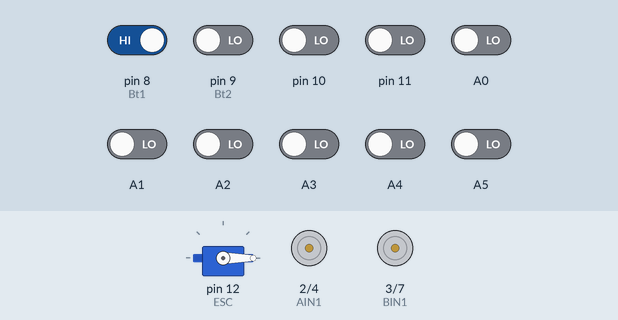
Simulated run of this sketch. Board: Arduino Nano, built with avr-gcc and run on an emulated ATmega328P. On the bench: servo, motor-driver pin pairs drawn as motors (green arrow = first pin HIGH = forward, orange = second pin HIGH = backward, longer = more drive, scaled by the enable pin). The test bench sets the inputs (shaded band); at power-on: pin 8 (Bt1) HIGH, A0–5, pin 9 (Bt2), pin 10, pin 11 LOW.

Above: at 1.7 s.
1.8 s: pin 8 (Bt1) driven LOW
At 3.1 s:
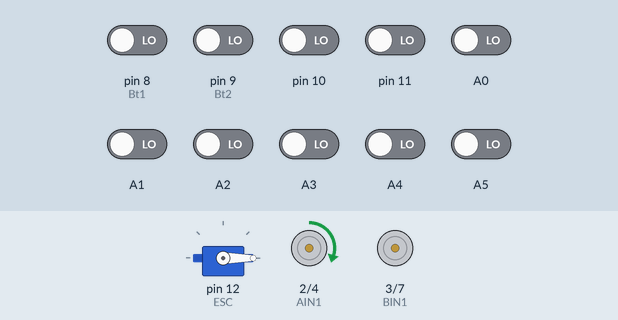
3.7 s: pin 10 driven HIGH
5.2 s: A4 driven HIGH
At 5.6 s:
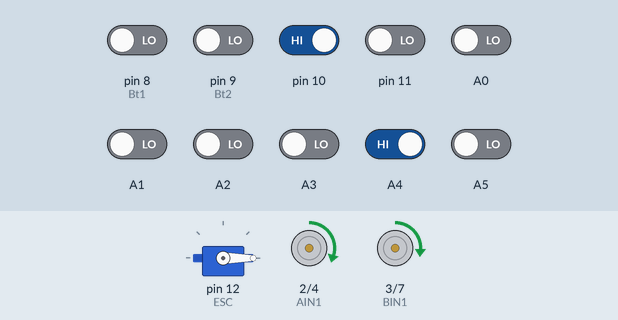
6.7 s: A1 driven HIGH
8.2 s: A3 driven HIGH
At 9.1 s:
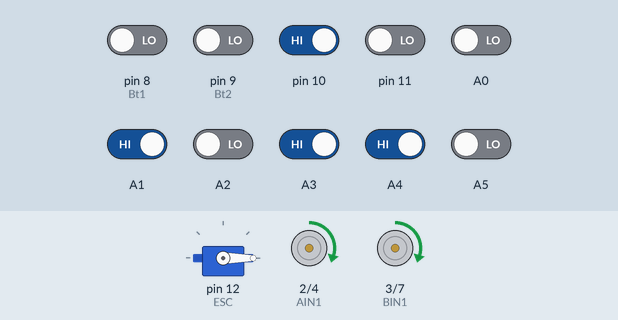
9.7 s: A0 driven HIGH
At 10.2 s:
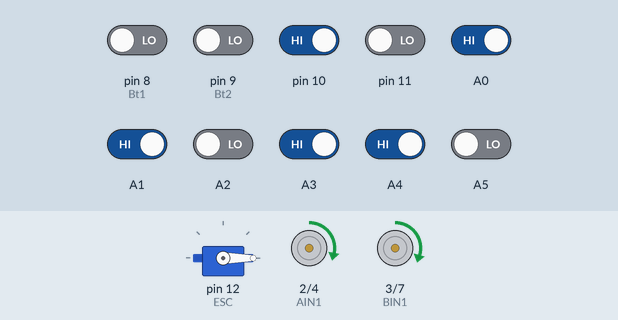
Timing chart, 0 to 12.2 s (numbered marks = the images above; inputs shaded):
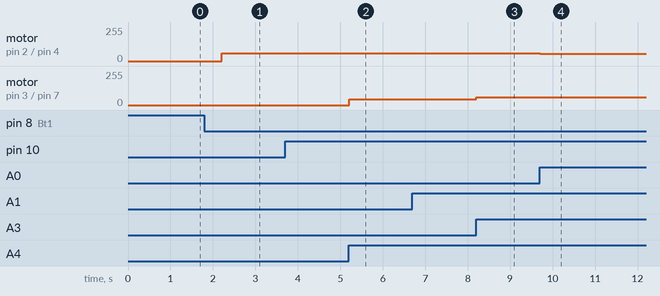

The sketch:

linetracking.ino
```cpp
#include <QTRSensors.h>
#include <Servo.h>
//////////////// TUNNING //////////////////
#define KP 0.1   ///// 0.1
#define KD 0.6   ///// 0.5
///////////////////////////////////////////

////////// DEFAULT MOTOR SPEED ////////////
#define M1_minumum_speed 45 //60
#define M2_minumum_speed 45 // 60
#define M1_maksimum_speed 60 //70
#define M2_maksimum_speed 60 //70
///////////////////////////////////////////

////////// Soft MOTOR SPEED ////////////
#define M1_minumumSoft_speed 100       //50
#define M2_minumumSoft_speed 100      //505
#define M1_maksimumSoft_speed 120      //90
#define M2_maksimumSoft_speed 120      //90
///////////////////////////////////////////

////////// Grind1 MOTOR SPEED  //////////
#define FCROSS_1_M1_minumum_speed 25
#define FCROSS_1_M2_minumum_speed 25
#define FCROSS_1_M1_maksimum_speed  35
#define FCROSS_1_M2_maksimum_speed  35
//////////////////////////////////////////3

////////// Grind2 MOTOR SPEED  //////////
#define FCROSS_2_M1_minumum_speed 75
#define FCROSS_2_M2_minumum_speed 75
#define FCROSS_2_M1_maksimum_speed 150
#define FCROSS_2_M2_maksimum_speed 150
///////////////////////////////////////////

////////// Grind3 MOTOR SPEED  //////////
#define FCROSS_3_M1_minumum_speed 60
#define FCROSS_3_M2_minumum_speed 60
#define FCROSS_3_M1_maksimum_speed 120
#define FCROSS_3_M2_maksimum_speed 120
///////////////////////////////////////////


////////// STOP_MOTOR SPEED  //////////
#define STOP_1_M1_minumum_speed 0
#define STOP_1_M2_minumum_speed 0
#define STOP_1_M1_maksimum_speed  0
#define STOP_1_M2_maksimum_speed  0
//////////////////////////////////////////

////////////////// SENSORS ////////////////
#define NUM_SENSORS 8
#define TIMEOUT 2500
#define EMITTER_PIN A7
#define DEBUG 0
///////////////////////////////////////////

Servo ESC;
//////Button////////////
int Bt1 = 8;
int Bt2 = 9;

int LED_1 = 13;


int V1;
int V2;
int Ls1;
int Ls2;
bool StateRun;
////////////////// MOTOR //////////////////
///RIGHT
int PWMA = 5;
int AIN1 = 2;
int AIN2 = 4;

//LEFT
int PWMB = 6;
int BIN1 = 3;
int BIN2 = 7;


///////////////ตัวแปล FCROSS เพื่อปรับความเร็ว//////////////////
int FCROSS = 0;
////////////////// MOTOR_Speed_Change //////////////////
int M1_MIN;
int M2_MIN;
int M1_MAX;
int M2_MAX;
///////////// INITIAL VALUES (ค่าเมื่อเจอเส้นกริด) //////////////
int S0_DT = 1400;
int S1_DT = 1400;
int S6_DT = 1400;
int S7_DT = 1400;
///////////////////////////////////////////
int S2_DT = 1400;
int S3_DT = 1400;
int S4_DT = 1400;
int S5_DT = 1400;
////////////////////////////////////////////

///////////////////////////////////////////

QTRSensorsRC qtrrc((unsigned char[]) {
  11, 10, A0, A1, A2, A3, A4, A5
} , NUM_SENSORS, TIMEOUT, EMITTER_PIN);
unsigned int sensorValues[NUM_SENSORS];

void setup()
{
  Serial.begin(9600);
  ESC.attach(12, 1000, 2000);
  ESC.write(0);
  delay(500);
  auto_calibration();           // ใช้ค่าจูนอัตโนมัติ
  //  manual_calibration();       // ใช้ค่าจูนด้วยตนเอง


  pinMode(PWMA, OUTPUT);
  pinMode(AIN1, OUTPUT);
  pinMode(AIN2, OUTPUT);
  pinMode(PWMB, OUTPUT);
  pinMode(BIN1, OUTPUT);
  pinMode(BIN2, OUTPUT);

  pinMode(Bt1, INPUT);
  pinMode(Bt2, INPUT);
}

int lastError = 0;
int last_proportional = 0;
int integral = 0;

void loop() {
  unsigned int sensors[8];
  float position = qtrrc.readLine(sensors);
  qtrrc.read(sensorValues);

  V1 = digitalRead(Bt1);
  V2 = digitalRead(Bt2);

  int error = position - 3500;

  float motorSpeed = KP * error + KD * (error - lastError);
  lastError = error;

  ////////Grid_Sensor///////////    PIN
  int ss0 = sensorValues[0];      // 0
  int ss1 = sensorValues[1];      // 1
  int ss2 = sensorValues[2];      // A2
  int ss3 = sensorValues[3];      // A1
  int ss4 = sensorValues[4];      // 2
  int ss5 = sensorValues[5];      // 4
  int ss6 = sensorValues[6];      // A5
  int ss7 = sensorValues[7];      // A4

  int leftMotorSpeed = M1_MIN + motorSpeed;
  int rightMotorSpeed = M2_MIN - motorSpeed;

  if (leftMotorSpeed > M1_MAX ) leftMotorSpeed = M1_MAX;
  if (rightMotorSpeed > M2_MAX ) rightMotorSpeed = M2_MAX;
  if (leftMotorSpeed < 0) leftMotorSpeed = 0;
  if (rightMotorSpeed < 0) rightMotorSpeed = 0;

  if (V1 == 0 && Ls1 == 1 && StateRun == 0 ) {
    delay(400);
    StateRun = 1;
  }
  if (StateRun == 1) {
    motor_left_speed( leftMotorSpeed);
    motor_right_speed(rightMotorSpeed);
  } else {
    motor_left_speed(0);
    motor_right_speed(0);
  }

  //  Serial.println(FCROSS);
  //////////////////////////// เช็คเส้นกริด //////////////////////////////////
  if (ss0 > S0_DT && ss1 > S1_DT && ss6 > S6_DT && ss7 > S7_DT) {
    if (FCROSS == 0) {
      FCROSS = 1;
    }
  } else if (ss0 < S0_DT && ss1 < S1_DT && ss6 > S6_DT && ss7 > S7_DT && FCROSS == 1) {
    Forwerd();
    delay(100);
    FCROSS = 2;
  } else if (ss0 < S0_DT && ss1 < S1_DT && ss6 > S6_DT && ss7 > S7_DT && FCROSS == 2) {
    FCROSS = 3;
  } else if (ss0 < S0_DT && ss1 < S1_DT && ss2 < S2_DT && ss5 < S5_DT && ss6 < S6_DT && ss7 < S7_DT && ss3 < S3_DT && ss4 < S4_DT && FCROSS == 3) {
    FCROSS = 4;
  } else if (ss0 < S0_DT && ss1 < S1_DT && ss5 > S5_DT && ss6 > S6_DT && FCROSS == 4) {
    FCROSS = 5;
  }   else  if (ss7 > S7_DT &&position <2000&& FCROSS == 5 ) {        ////////////โค้งเล็ก/////////
    motor_Stop();
    motor_right_speed(rightMotorSpeed);

  }


  if (ss0 > S0_DT && ss1 > S1_DT && ss6 > S6_DT && ss7 > S7_DT && FCROSS == 5) {
    FCROSS = 6;
  }


  if (FCROSS == 0 ) {
    ESC.write(0);
    M1_MIN = M1_minumum_speed;
    M2_MIN = M2_minumum_speed;
    M1_MAX = M1_maksimum_speed;
    M2_MAX = M2_maksimum_speed;
  } else if (FCROSS == 1 ) {
    ESC.write(20);
    M1_MIN = FCROSS_1_M1_minumum_speed;
    M2_MIN = FCROSS_1_M2_minumum_speed;
    M1_MAX = FCROSS_1_M1_maksimum_speed;
    M2_MAX = FCROSS_1_M2_maksimum_speed;
  } else if (FCROSS == 2) {
    ESC.write(30);
    Turn90_L();
  }  else if (FCROSS == 3) {
    ESC.write(50);
    M1_MIN = FCROSS_2_M1_minumum_speed;
    M2_MIN = FCROSS_2_M2_minumum_speed;
    M1_MAX = FCROSS_2_M1_maksimum_speed;
    M2_MAX = FCROSS_2_M2_maksimum_speed;
  }  else if (FCROSS == 4) {
    motor_left_speed(20);
    motor_right_speed(70);
  } else if (FCROSS == 5) {
    ESC.write(50);
    M1_MIN = M1_minumum_speed;
    M2_MIN = M2_minumum_speed;
    M1_MAX = M1_maksimum_speed;
    M2_MAX = M2_maksimum_speed;
  } else if (FCROSS == 6) {
    M1_MIN = STOP_1_M1_minumum_speed;
    M2_MIN = STOP_1_M2_minumum_speed;
    M1_MAX = STOP_1_M1_maksimum_speed;
    M2_MAX = STOP_1_M2_maksimum_speed;
    ESC.write(0);
  }


  Ls1 = V1;
  Ls2 = V2;

}
void Forwerd() {
  digitalWrite(AIN1, HIGH);       // Right
  digitalWrite(AIN2, LOW);
  analogWrite(PWMA, 20);
  digitalWrite(BIN1, HIGH);       // Left
  digitalWrite(BIN2, LOW);
  analogWrite(PWMB, 20);
}
void Turn90_L() {
  digitalWrite(AIN1, 0);       // Right
  digitalWrite(AIN2, 1);
  analogWrite(PWMA, 70);
  digitalWrite(BIN1, 1);       // Left
  digitalWrite(BIN2, 0);
  analogWrite(PWMB, 70);
}
void motor_Stop()
{
  digitalWrite(AIN1, 0);       // BACKWARD
  digitalWrite(AIN2, 1);
  analogWrite(PWMA, 150 );

}
void Turn90_R() {
  digitalWrite(AIN1, 1);       // Right
  digitalWrite(AIN2, 0);
  analogWrite(PWMA, 70);
  digitalWrite(BIN1, 0);       // Left
  digitalWrite(BIN2, 1);
  analogWrite(PWMB, 70);
}


void motor_left_speed(int spdmotor1)
{
  digitalWrite(BIN1, HIGH);       // FORWARD
  digitalWrite(BIN2, LOW);
  analogWrite(PWMB, spdmotor1);
}
void motor_right_speed(int spdmotor2)
{
  digitalWrite(AIN1, HIGH);       // FORWARD
  digitalWrite(AIN2, LOW);
  analogWrite(PWMA, spdmotor2);
}

void auto_calibration() {
  qtrrc.calibrate(QTR_EMITTERS_ON);

  qtrrc.calibratedMinimumOn[0] = 814;
  qtrrc.calibratedMinimumOn[1] = 617;
  qtrrc.calibratedMinimumOn[2] = 528;
  qtrrc.calibratedMinimumOn[3] = 509;
  qtrrc.calibratedMinimumOn[4] = 566;
  qtrrc.calibratedMinimumOn[5] = 556;
  qtrrc.calibratedMinimumOn[6] = 725;
  qtrrc.calibratedMinimumOn[7] = 666;


  qtrrc.calibratedMaximumOn[0] = 2500;
  qtrrc.calibratedMaximumOn[1] = 2500;
  qtrrc.calibratedMaximumOn[2] = 2500;
  qtrrc.calibratedMaximumOn[3] = 2500;
  qtrrc.calibratedMaximumOn[4] = 2500;
  qtrrc.calibratedMaximumOn[5] = 2500;
  qtrrc.calibratedMaximumOn[6] = 2500;
  qtrrc.calibratedMaximumOn[7] = 2500;
}

//calibrate for sometime by sliding the sensors across the line, or you may use auto-calibration instead
void manual_calibration() {
  int i;
  for (i = 0; i < 200; i++)
  {
    qtrrc.calibrate(QTR_EMITTERS_ON);
    delay(20);
  }

  if (DEBUG == 1) {
    Serial.begin(9600);
    for (int i = 0; i < NUM_SENSORS; i++)
    {
      Serial.print(qtrrc.calibratedMinimumOn[i]);
      Serial.print(' ');
    }
    Serial.println();

    for (int i = 0; i < NUM_SENSORS; i++)
    {
      Serial.print(qtrrc.calibratedMaximumOn[i]);
      Serial.print(' ');
    }
    Serial.println();
    Serial.println();
  }
}
```

Measured:
- after the input at 1.8 s, motor on pin 2 (AIN1) / pin 4 (AIN2): stopped → forward 60/255 after 0.40 s
- after the input at 5.2 s, motor on pin 3 (BIN1) / pin 7 (BIN2): stopped → forward 45/255 at once
- after the input at 8.2 s, motor on pin 3 (BIN1) / pin 7 (BIN2): forward 45/255 → forward 60/255 at once
- after the input at 9.7 s, motor on pin 2 (AIN1) / pin 4 (AIN2): forward 60/255 → forward 55/255 at once
